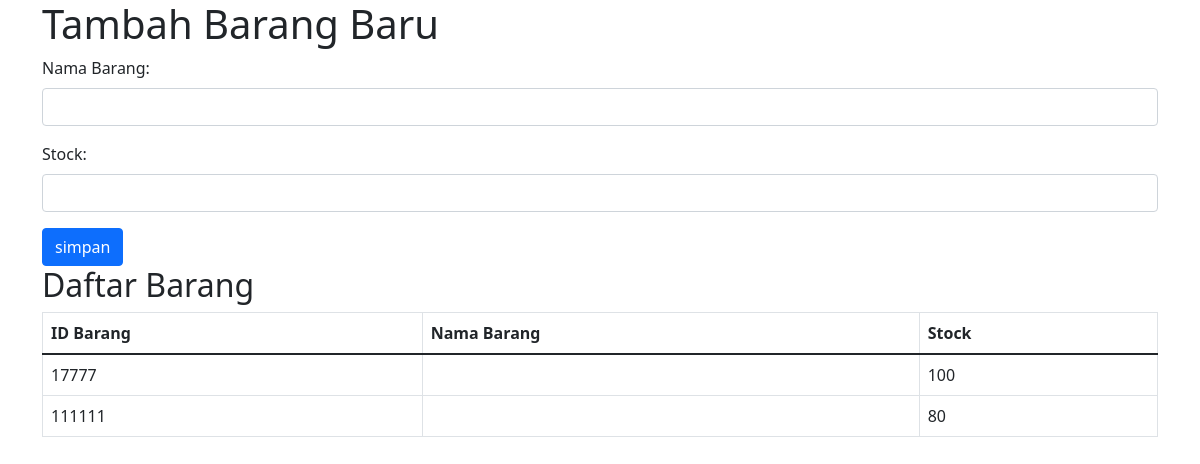
Before: /tambah_barang.php with the older database file.
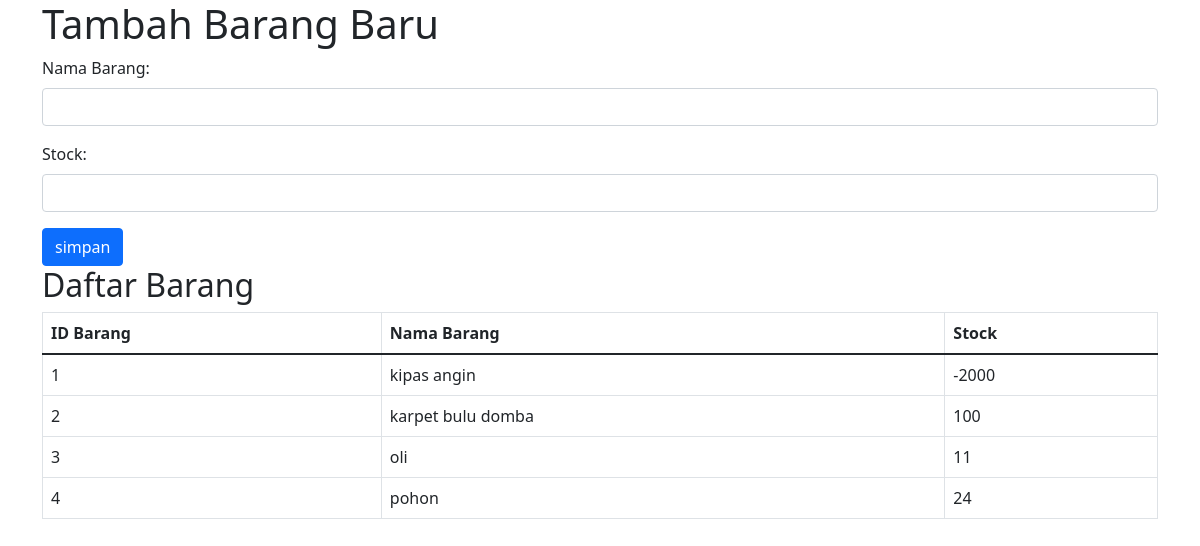
After: the same page with the newer database file.
### tables this page shows
CREATE TABLE `barang` (
  `id_barang` int(11) NOT NULL,
  `nama_barang` varchar(255) DEFAULT NULL,
  `stock` int(11) DEFAULT NULL
);

### tambah_barang.php (the view, shortened to what this page needs)
<?php
include 'config.php';
$query_barang = "SELECT * FROM barang";
$result_barang = $connect->query($query_barang);
?>
<!DOCTYPE html>
<html lang="en">
<head>
    <link rel="stylesheet" href="https://cdn.jsdelivr.net/npm/bootstrap@5.1.3/dist/css/bootstrap.min.css">
</head>
<body>
    <div class="container">
        <h1>Tambah Barang Baru</h1>
        <form action="tambah_barang.php" method="post">
            <div class="mb-3">
                <label for="nama_barang" class="form-label">Nama Barang:</label>
                <input type="text" name="nama_barang" id="nama_barang" class="form-control" required>
            </div>
            <div class="mb-3">
                <label for="stock" class="form-label">Stock:</label>
                <input type="number" name="stock" id="stock" class="form-control" required>
            </div>
            <input type="submit" name="simpan" value="simpan" class="btn btn-primary">
        </form>
        <h2>Daftar Barang</h2>
        <table class="table table-bordered">
            <thead>
                <tr>
                    <th>ID Barang</th>
                    <th>Nama Barang</th>
                    <th>Stock</th>
                </tr>
            </thead>
            <tbody>
                <?php
                if ($result_barang->num_rows > 0) {
                    while ($row = $result_barang->fetch_assoc()) {
                        echo "<tr>
                                <td>" . $row['id_barang'] . "</td>
                                <td>" . $row['nama_barang'] . "</td>
                                <td>" . $row['stock'] . "</td>
                              </tr>";
                    }
                } else {
                    echo "<tr><td colspan='3'>Tidak ada data barang</td></tr>";
                }
                ?>
            </tbody>
        </table>
    </div>
</body>
</html>

Changed rows visible on the page:
removed barang: id_barang "17777", stock "100"
removed barang: id_barang "111111", stock "80"
added barang: id_barang "1", nama_barang "kipas angin", stock "-2000"
added barang: id_barang "2", nama_barang "karpet bulu domba", stock "100"
added barang: id_barang "3", nama_barang "oli", stock "11"
added barang: id_barang "4", nama_barang "pohon", stock "24"
